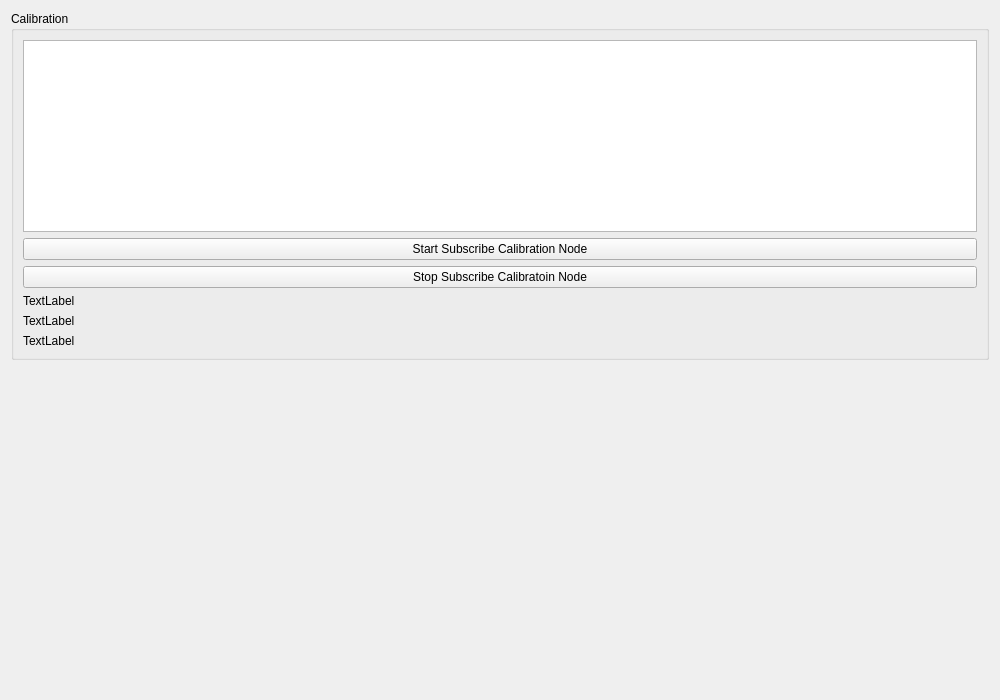
<?xml version="1.0" encoding="UTF-8"?>
<ui version="4.0">
 <class>CalibrationTab</class>
 <widget class="QWidget" name="CalibrationTab">
  <property name="geometry">
   <rect>
    <x>0</x>
    <y>0</y>
    <width>1000</width>
    <height>700</height>
   </rect>
  </property>
  <layout class="QVBoxLayout" name="verticalLayout">
   <item>
    <widget class="QGroupBox" name="calibrationGroup">
     <property name="title">
      <string>Calibration</string>
     </property>
     <layout class="QVBoxLayout" name="calibrationLayout">
      <item>
       <widget class="QListView" name="listView"/>
      </item>
      <item>
       <widget class="QPushButton" name="start_subscribe_Button">
        <property name="text">
         <string>Start Subscribe Calibration Node</string>
        </property>
       </widget>
      </item>
      <item>
       <widget class="QPushButton" name="stop_subscribe_Button">
        <property name="text">
         <string>Stop Subscribe Calibratoin Node</string>
        </property>
       </widget>
      </item>
      <item>
       <widget class="QLabel" name="label_2">
        <property name="text">
         <string>TextLabel</string>
        </property>
       </widget>
      </item>
      <item>
       <widget class="QLabel" name="test_label">
        <property name="text">
         <string>TextLabel</string>
        </property>
       </widget>
      </item>
      <item>
       <widget class="QLabel" name="label_3">
        <property name="text">
         <string>TextLabel</string>
        </property>
       </widget>
      </item>
     </layout>
    </widget>
   </item>
   <item>
    <spacer name="verticalSpacer">
     <property name="orientation">
      <enum>Qt::Orientation::Vertical</enum>
     </property>
     <property name="sizeHint" stdset="0">
      <size>
       <width>20</width>
       <height>40</height>
      </size>
     </property>
    </spacer>
   </item>
  </layout>
 </widget>
 <resources/>
 <connections/>
</ui>
